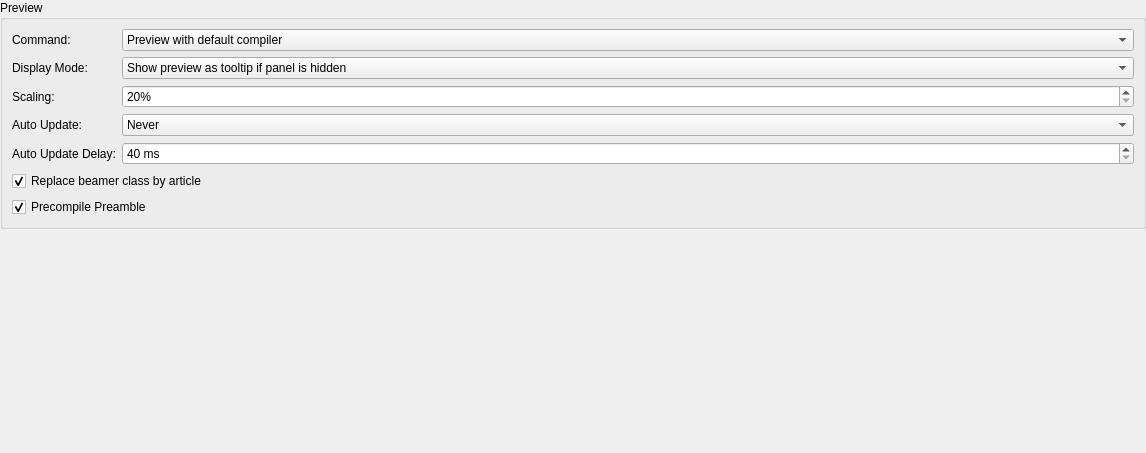
             <widget class="QWidget" name="scrollAreaPreviewLayout">
              <property name="geometry">
               <rect>
                <x>0</x>
                <y>0</y>
                <width>1146</width>
                <height>453</height>
               </rect>
              </property>
              <layout class="QVBoxLayout" name="verticalLayout_13">
               <property name="leftMargin">
                <number>0</number>
               </property>
               <property name="topMargin">
                <number>0</number>
               </property>
               <property name="rightMargin">
                <number>0</number>
               </property>
               <item>
                <widget class="QGroupBox" name="groupBox_5">
                 <property name="title">
                  <string>Preview</string>
                 </property>
                 <layout class="QGridLayout" name="gridLayout_5" columnstretch="0,1">
                  <item row="1" column="0">
                   <widget class="QLabel" name="label_31">
                    <property name="text">
                     <string>Command:</string>
                    </property>
                   </widget>
                  </item>
                  <item row="1" column="1">
                   <widget class="QComboBox" name="comboBoxDvi2PngMode">
                    <property name="advancedOption" stdset="0">
                     <bool>false</bool>
                    </property>
                    <item>
                     <property name="text">
                      <string>Preview with default compiler</string>
                     </property>
                    </item>
                    <item>
                     <property name="text">
                      <string>Preview with dvipng</string>
                     </property>
                    </item>
                    <item>
                     <property name="text">
                      <string>Preview with dvipng --follow (parallel)</string>
                     </property>
                    </item>
                    <item>
                     <property name="text">
                      <string>Preview with dvips/ghostscript</string>
                     </property>
                    </item>
                    <item>
                     <property name="text">
                      <string>Preview with pdflatex</string>
                     </property>
                    </item>
                    <item>
                     <property name="text">
                      <string>Preview with lualatex</string>
                     </property>
                    </item>
                    <item>
                     <property name="text">
                      <string>Preview with xelatex</string>
                     </property>
                    </item>
                   </widget>
                  </item>
                  <item row="2" column="0">
                   <widget class="QLabel" name="label_32">
                    <property name="text">
                     <string>Display Mode:</string>
                    </property>
                    <property name="advancedOption" stdset="0">
                     <bool>false</bool>
                    </property>
                   </widget>
                  </item>
                  <item row="2" column="1">
                   <widget class="QComboBox" name="comboBoxPreviewMode">
                    <property name="toolTip">
                     <string>When the mode is changed, the preview on formulas is displayed accordingly (but for Inline it's still a tooltip).</string>
                    </property>
                    <property name="advancedOption" stdset="0">
                     <bool>false</bool>
                    </property>
                    <item>
                     <property name="text">
                      <string>Show preview as tooltip if panel is hidden</string>
                     </property>
                    </item>
                    <item>
                     <property name="text">
                      <string>Always show preview in preview panel</string>
                     </property>
                    </item>
                    <item>
                     <property name="text">
                      <string>Always show preview as tool tip</string>
                     </property>
                    </item>
                    <item>
                     <property name="text">
                      <string>Always show both</string>
                     </property>
                    </item>
                    <item>
                     <property name="text">
                      <string>Inline</string>
                     </property>
                    </item>
                    <item>
                     <property name="text">
                      <string extracomment="Only available if pdflatex is used for compilation">Show in embedded viewer</string>
                     </property>
                    </item>
                   </widget>
                  </item>
                  <item row="3" column="0">
                   <widget class="QLabel" name="label_75">
                    <property name="toolTip">
                     <string/>
                    </property>
                    <property name="text">
                     <string>Scaling:</string>
                    </property>
                   </widget>
                  </item>
                  <item row="3" column="1">
                   <widget class="QSpinBox" name="spinBoxSegmentPreviewScalePercent">
                    <property name="toolTip">
                     <string/>
                    </property>
                    <property name="specialValueText">
                     <string notr="true"/>
                    </property>
                    <property name="suffix">
                     <string>%</string>
                    </property>
                    <property name="minimum">
                     <number>20</number>
                    </property>
                    <property name="maximum">
                     <number>10000</number>
                    </property>
                    <property name="singleStep">
                     <number>10</number>
                    </property>
                   </widget>
                  </item>
                  <item row="4" column="0">
                   <widget class="QLabel" name="label_35">
                    <property name="toolTip">
                     <string>Update the preview on text change</string>
                    </property>
                    <property name="text">
                     <string>Auto Update:</string>
                    </property>
                   </widget>
                  </item>
                  <item row="4" column="1">
                   <widget class="QComboBox" name="comboBoxAutoPreview">
                    <item>
                     <property name="text">
                      <string>Never</string>
                     </property>
                    </item>
                    <item>
                     <property name="text">
                      <string>Previously previewed text</string>
                     </property>
                    </item>
                   </widget>
                  </item>
                  <item row="5" column="0">
                   <widget class="QLabel" name="label_36">
                    <property name="text">
                     <string>Auto Update Delay:</string>
                    </property>
                    <property name="advancedOption" stdset="0">
                     <bool>true</bool>
                    </property>
                   </widget>
                  </item>
                  <item row="5" column="1">
                   <widget class="QSpinBox" name="spinBoxAutoPreviewDelay">
                    <property name="suffix">
                     <string> ms</string>
                    </property>
                    <property name="minimum">
                     <number>40</number>
                    </property>
                    <property name="maximum">
                     <number>3000</number>
                    </property>
                    <property name="advancedOption" stdset="0">
                     <bool>true</bool>
                    </property>
                   </widget>
                  </item>
                  <item row="6" column="0" colspan="2">
                   <widget class="QCheckBox" name="checkBoxReplaceBeamer">
                    <property name="text">
                     <string>Replace beamer class by article</string>
                    </property>
                    <property name="checked">
                     <bool>true</bool>
                    </property>
                    <property name="advancedOption" stdset="0">
                     <bool>true</bool>
                    </property>
                   </widget>
                  </item>
                  <item row="7" column="0" colspan="2">
                   <widget class="QCheckBox" name="checkBoxPrecompilePreamble">
                    <property name="text">
                     <string>Precompile Preamble</string>
                    </property>
                    <property name="checked">
                     <bool>true</bool>
                    </property>
                    <property name="advancedOption" stdset="0">
                     <bool>true</bool>
                    </property>
                   </widget>
                  </item>
                 </layout>
                </widget>
               </item>
               <item>
                <spacer name="verticalSpacer_2">
                 <property name="orientation">
                  <enum>Qt::Orientation::Vertical</enum>
                 </property>
                 <property name="sizeHint" stdset="0">
                  <size>
                   <width>20</width>
                   <height>1</height>
                  </size>
                 </property>
                </spacer>
               </item>
              </layout>
             </widget>
